Frame 1 (no input): blank canvas, image omitted
Frame 60 (no input): blank canvas, image omitted
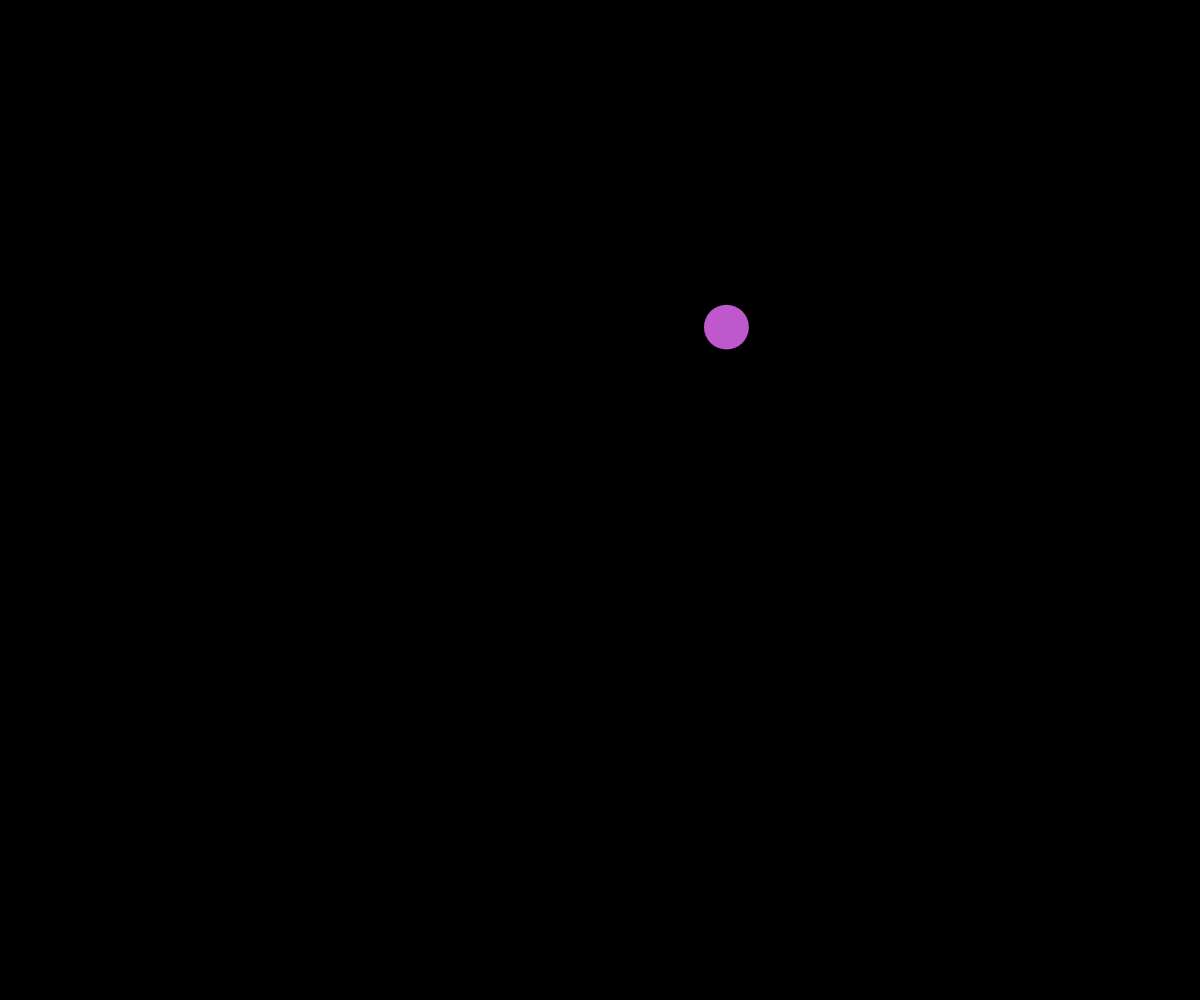
Frame 120 (the mouse pressed at the canvas centre since frame 60)

The p5.js sketch whose frames 1 and 60 were blank and that drew this single picture after the mouse press (run headless with seeded random() and noise() and a simulated clock; from frame 60 on, the mouse is pressed at the canvas centre):

// p5.js sketch
// ── sketch.js
// Collision Ball OOP Demo

class Ball {
  constructor(_x, _y){
    this.x = _x;
    this.y = _y;
    this.dx = random(-5, 5);
    this.dy = random(-5, 5);

    this.r = random(255);
    this.g = random(255);
    this.b = random(255);
    this.radius = random(15, 40);
  }

  display(){
    noStroke();
    fill(this.r, this.g, this.b);
    circle(this.x, this.y, this.radius * 2);
  }

  move(){
    this.x += this.dx;
    this.y += this.dy;

    // check top/bottom to bounce
    if (this.y < this.radius || this.y > height - this.radius){
      this.dy *= -1;
    }

    // check walls to bounce
    if (this.x < this.radius || this.x > width - this.radius){
      this.dx *= -1;
    }
  }

  bounceOff(otherBall){
    let radiusSum = this.radius + otherBall.radius;
    let distanceApart = dist(this.x, this.y, otherBall.x, otherBall.y);
    
    if (distanceApart < radiusSum){
      // collision occured
      let tempDX = this.dx;
      let tempDY = this.dy;

      this.dx = otherBall.dx;
      this.dy = otherBall.dy;

      otherBall.dx = tempDX;
      otherBall.dy = tempDY;
    }
  }
}

let ballArray = [];

function setup() {
  createCanvas(windowWidth, windowHeight);
}

function draw() {
  background(0);

  for (let ball of ballArray){
    ball.display();
    ball.move();
    
    for (let otherBall of ballArray){
      if (ball !== otherBall){
        ball.bounceOff(otherBall);
      }
    }
  }
}

function mousePressed(){
  ballArray.push(new Ball(mouseX, mouseY));
}
